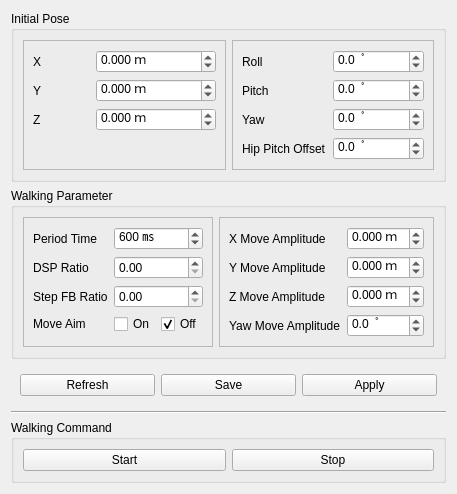
         <widget class="QWidget" name="tab_walking_module">
          <property name="enabled">
           <bool>true</bool>
          </property>
          <attribute name="title">
           <string>Walking</string>
          </attribute>
          <layout class="QVBoxLayout" name="verticalLayout_5">
           <item>
            <widget class="QGroupBox" name="groupBox_init_pose">
             <property name="title">
              <string>Initial Pose</string>
             </property>
             <layout class="QHBoxLayout" name="horizontalLayout_3">
              <item>
               <widget class="QFrame" name="frame_2">
                <property name="frameShape">
                 <enum>QFrame::StyledPanel</enum>
                </property>
                <property name="frameShadow">
                 <enum>QFrame::Raised</enum>
                </property>
                <layout class="QGridLayout" name="gridLayout_4">
                 <item row="2" column="1" colspan="2">
                  <widget class="QDoubleSpinBox" name="dSpinBox_init_offset_z">
                   <property name="suffix">
                    <string extracomment="m"> ｍ</string>
                   </property>
                   <property name="decimals">
                    <number>3</number>
                   </property>
                   <property name="minimum">
                    <double>-1.000000000000000</double>
                   </property>
                   <property name="maximum">
                    <double>1.000000000000000</double>
                   </property>
                   <property name="singleStep">
                    <double>0.001000000000000</double>
                   </property>
                   <property name="value">
                    <double>0.000000000000000</double>
                   </property>
                  </widget>
                 </item>
                 <item row="2" column="0">
                  <widget class="QLabel" name="label_13">
                   <property name="text">
                    <string>Z</string>
                   </property>
                  </widget>
                 </item>
                 <item row="0" column="1" colspan="2">
                  <widget class="QDoubleSpinBox" name="dSpinBox_init_offset_x">
                   <property name="suffix">
                    <string extracomment="m"> ｍ</string>
                   </property>
                   <property name="decimals">
                    <number>3</number>
                   </property>
                   <property name="minimum">
                    <double>-1.000000000000000</double>
                   </property>
                   <property name="maximum">
                    <double>1.000000000000000</double>
                   </property>
                   <property name="singleStep">
                    <double>0.001000000000000</double>
                   </property>
                   <property name="value">
                    <double>0.000000000000000</double>
                   </property>
                  </widget>
                 </item>
                 <item row="1" column="1" colspan="2">
                  <widget class="QDoubleSpinBox" name="dSpinBox_init_offset_y">
                   <property name="suffix">
                    <string extracomment="m"> ｍ</string>
                   </property>
                   <property name="decimals">
                    <number>3</number>
                   </property>
                   <property name="minimum">
                    <double>-1.000000000000000</double>
                   </property>
                   <property name="maximum">
                    <double>1.000000000000000</double>
                   </property>
                   <property name="singleStep">
                    <double>0.001000000000000</double>
                   </property>
                   <property name="value">
                    <double>0.000000000000000</double>
                   </property>
                  </widget>
                 </item>
                 <item row="0" column="0">
                  <widget class="QLabel" name="label_11">
                   <property name="text">
                    <string>X</string>
                   </property>
                  </widget>
                 </item>
                 <item row="1" column="0">
                  <widget class="QLabel" name="label_12">
                   <property name="text">
                    <string>Y</string>
                   </property>
                  </widget>
                 </item>
                 <item row="3" column="0">
                  <widget class="QLabel" name="label_34">
                   <property name="text">
                    <string/>
                   </property>
                  </widget>
                 </item>
                </layout>
               </widget>
              </item>
              <item>
               <widget class="QFrame" name="frame">
                <property name="frameShape">
                 <enum>QFrame::StyledPanel</enum>
                </property>
                <property name="frameShadow">
                 <enum>QFrame::Raised</enum>
                </property>
                <layout class="QGridLayout" name="gridLayout_8">
                 <item row="0" column="1" colspan="2">
                  <widget class="QDoubleSpinBox" name="dSpinBox_init_offset_roll">
                   <property name="suffix">
                    <string>  ﾟ</string>
                   </property>
                   <property name="decimals">
                    <number>1</number>
                   </property>
                   <property name="minimum">
                    <double>-180.000000000000000</double>
                   </property>
                   <property name="maximum">
                    <double>180.000000000000000</double>
                   </property>
                  </widget>
                 </item>
                 <item row="1" column="1" colspan="2">
                  <widget class="QDoubleSpinBox" name="dSpinBox_init_offset_pitch">
                   <property name="suffix">
                    <string>  ﾟ</string>
                   </property>
                   <property name="decimals">
                    <number>1</number>
                   </property>
                   <property name="minimum">
                    <double>-180.000000000000000</double>
                   </property>
                   <property name="maximum">
                    <double>180.000000000000000</double>
                   </property>
                  </widget>
                 </item>
                 <item row="0" column="0">
                  <widget class="QLabel" name="label_10">
                   <property name="text">
                    <string>Roll</string>
                   </property>
                  </widget>
                 </item>
                 <item row="2" column="0">
                  <widget class="QLabel" name="label_15">
                   <property name="text">
                    <string>Yaw</string>
                   </property>
                  </widget>
                 </item>
                 <item row="1" column="0">
                  <widget class="QLabel" name="label_14">
                   <property name="text">
                    <string>Pitch</string>
                   </property>
                  </widget>
                 </item>
                 <item row="2" column="1" colspan="2">
                  <widget class="QDoubleSpinBox" name="dSpinBox_init_offset_yaw">
                   <property name="suffix">
                    <string>  ﾟ</string>
                   </property>
                   <property name="decimals">
                    <number>1</number>
                   </property>
                   <property name="minimum">
                    <double>-180.000000000000000</double>
                   </property>
                   <property name="maximum">
                    <double>180.000000000000000</double>
                   </property>
                  </widget>
                 </item>
                 <item row="3" column="0">
                  <widget class="QLabel" name="label_33">
                   <property name="text">
                    <string>Hip Pitch Offset</string>
                   </property>
                  </widget>
                 </item>
                 <item row="3" column="1" colspan="2">
                  <widget class="QDoubleSpinBox" name="dSpinBox_hip_pitch_offset">
                   <property name="suffix">
                    <string>  ﾟ</string>
                   </property>
                   <property name="decimals">
                    <number>1</number>
                   </property>
                   <property name="minimum">
                    <double>-180.000000000000000</double>
                   </property>
                   <property name="maximum">
                    <double>180.000000000000000</double>
                   </property>
                   <property name="value">
                    <double>0.000000000000000</double>
                   </property>
                  </widget>
                 </item>
                </layout>
               </widget>
              </item>
             </layout>
            </widget>
           </item>
           <item>
            <widget class="QGroupBox" name="groupBox_walking_param">
             <property name="title">
              <string>Walking Parameter</string>
             </property>
             <layout class="QHBoxLayout" name="horizontalLayout_4">
              <item>
               <widget class="QFrame" name="frame_3">
                <property name="frameShape">
                 <enum>QFrame::StyledPanel</enum>
                </property>
                <property name="frameShadow">
                 <enum>QFrame::Raised</enum>
                </property>
                <layout class="QGridLayout" name="gridLayout_9">
                 <item row="0" column="0">
                  <widget class="QLabel" name="label_16">
                   <property name="text">
                    <string>Period Time</string>
                   </property>
                  </widget>
                 </item>
                 <item row="1" column="0">
                  <widget class="QLabel" name="label_18">
                   <property name="text">
                    <string>DSP Ratio</string>
                   </property>
                  </widget>
                 </item>
                 <item row="2" column="0">
                  <widget class="QLabel" name="label_19">
                   <property name="text">
                    <string>Step FB Ratio</string>
                   </property>
                  </widget>
                 </item>
                 <item row="3" column="0">
                  <widget class="QLabel" name="label_23">
                   <property name="text">
                    <string>Move Aim</string>
                   </property>
                  </widget>
                 </item>
                 <item row="3" column="1">
                  <widget class="QCheckBox" name="checkBox_move_aim_on">
                   <property name="text">
                    <string>On</string>
                   </property>
                   <attribute name="buttonGroup">
                    <string notr="true">buttonGroup_move_aim_on</string>
                   </attribute>
                  </widget>
                 </item>
                 <item row="3" column="2">
                  <widget class="QCheckBox" name="checkBox_move_aim_off">
                   <property name="text">
                    <string>Off</string>
                   </property>
                   <property name="checked">
                    <bool>true</bool>
                   </property>
                   <attribute name="buttonGroup">
                    <string notr="true">buttonGroup_move_aim_on</string>
                   </attribute>
                  </widget>
                 </item>
                 <item row="2" column="1" colspan="2">
                  <widget class="QDoubleSpinBox" name="dSpinBox_step_fb_ratio">
                   <property name="maximum">
                    <double>1.000000000000000</double>
                   </property>
                   <property name="singleStep">
                    <double>0.100000000000000</double>
                   </property>
                   <property name="value">
                    <double>0.000000000000000</double>
                   </property>
                  </widget>
                 </item>
                 <item row="1" column="1" colspan="2">
                  <widget class="QDoubleSpinBox" name="dSpinBox_dsp_ratio">
                   <property name="maximum">
                    <double>1.000000000000000</double>
                   </property>
                   <property name="singleStep">
                    <double>0.100000000000000</double>
                   </property>
                   <property name="value">
                    <double>0.000000000000000</double>
                   </property>
                  </widget>
                 </item>
                 <item row="0" column="1" colspan="2">
                  <widget class="QDoubleSpinBox" name="dSpinBox_period_time">
                   <property name="suffix">
                    <string> ㎳</string>
                   </property>
                   <property name="decimals">
                    <number>0</number>
                   </property>
                   <property name="maximum">
                    <double>5000.000000000000000</double>
                   </property>
                   <property name="singleStep">
                    <double>10.000000000000000</double>
                   </property>
                   <property name="value">
                    <double>600.000000000000000</double>
                   </property>
                  </widget>
                 </item>
                </layout>
               </widget>
              </item>
              <item>
               <widget class="QFrame" name="frame_4">
                <property name="frameShape">
                 <enum>QFrame::StyledPanel</enum>
                </property>
                <property name="frameShadow">
                 <enum>QFrame::Raised</enum>
                </property>
                <layout class="QGridLayout" name="gridLayout_10">
                 <item row="0" column="0">
                  <widget class="QLabel" name="label_17">
                   <property name="text">
                    <string>X Move Amplitude</string>
                   </property>
                  </widget>
                 </item>
                 <item row="2" column="0">
                  <widget class="QLabel" name="label_21">
                   <property name="text">
                    <string>Z Move Amplitude</string>
                   </property>
                  </widget>
                 </item>
                 <item row="1" column="0">
                  <widget class="QLabel" name="label_20">
                   <property name="text">
                    <string>Y Move Amplitude</string>
                   </property>
                  </widget>
                 </item>
                 <item row="0" column="1">
                  <widget class="QDoubleSpinBox" name="dSpinBox_x_move_amplitude">
                   <property name="suffix">
                    <string> ｍ</string>
                   </property>
                   <property name="decimals">
                    <number>3</number>
                   </property>
                   <property name="minimum">
                    <double>-1.000000000000000</double>
                   </property>
                   <property name="maximum">
                    <double>1.000000000000000</double>
                   </property>
                   <property name="singleStep">
                    <double>0.001000000000000</double>
                   </property>
                  </widget>
                 </item>
                 <item row="3" column="0">
                  <widget class="QLabel" name="label_22">
                   <property name="text">
                    <string>Yaw Move Amplitude</string>
                   </property>
                  </widget>
                 </item>
                 <item row="1" column="1">
                  <widget class="QDoubleSpinBox" name="dSpinBox_y_move_amplitude">
                   <property name="suffix">
                    <string> ｍ</string>
                   </property>
                   <property name="decimals">
                    <number>3</number>
                   </property>
                   <property name="minimum">
                    <double>-1.000000000000000</double>
                   </property>
                   <property name="maximum">
                    <double>1.000000000000000</double>
                   </property>
                   <property name="singleStep">
                    <double>0.001000000000000</double>
                   </property>
                  </widget>
                 </item>
                 <item row="2" column="1">
                  <widget class="QDoubleSpinBox" name="dSpinBox_z_move_amplitude">
                   <property name="suffix">
                    <string> ｍ</string>
                   </property>
                   <property name="decimals">
                    <number>3</number>
                   </property>
                   <property name="minimum">
                    <double>-1.000000000000000</double>
                   </property>
                   <property name="maximum">
                    <double>1.000000000000000</double>
                   </property>
                   <property name="singleStep">
                    <double>0.001000000000000</double>
                   </property>
                   <property name="value">
                    <double>0.000000000000000</double>
                   </property>
                  </widget>
                 </item>
                 <item row="3" column="1">
                  <widget class="QDoubleSpinBox" name="dSpinBox_a_move_amplitude">
                   <property name="suffix">
                    <string>  ﾟ</string>
                   </property>
                   <property name="decimals">
                    <number>1</number>
                   </property>
                   <property name="minimum">
                    <double>-180.000000000000000</double>
                   </property>
                   <property name="maximum">
                    <double>180.000000000000000</double>
                   </property>
                  </widget>
                 </item>
                </layout>
               </widget>
              </item>
             </layout>
            </widget>
           </item>
           <item>
            <widget class="QWidget" name="widget" native="true">
             <layout class="QHBoxLayout" name="horizontalLayout_7">
              <item>
               <widget class="QPushButton" name="button_param_refresh">
                <property name="text">
                 <string>Refresh</string>
                </property>
               </widget>
              </item>
              <item>
               <widget class="QPushButton" name="button_param_save">
                <property name="text">
                 <string>Save</string>
                </property>
               </widget>
              </item>
              <item>
               <widget class="QPushButton" name="button_param_apply">
                <property name="text">
                 <string>Apply</string>
                </property>
                <property name="shortcut">
                 <string>\</string>
                </property>
               </widget>
              </item>
             </layout>
            </widget>
           </item>
           <item>
            <widget class="Line" name="line_5">
             <property name="orientation">
              <enum>Qt::Horizontal</enum>
             </property>
            </widget>
           </item>
           <item>
            <widget class="QGroupBox" name="groupBox_walking_command">
             <property name="title">
              <string>Walking Command</string>
             </property>
             <layout class="QHBoxLayout" name="horizontalLayout">
              <item>
               <widget class="QPushButton" name="button_walking_start">
                <property name="text">
                 <string>Start</string>
                </property>
                <property name="shortcut">
                 <string>F12</string>
                </property>
               </widget>
              </item>
              <item>
               <widget class="QPushButton" name="button_walking_stop">
                <property name="text">
                 <string>Stop</string>
                </property>
                <property name="shortcut">
                 <string>Esc</string>
                </property>
               </widget>
              </item>
             </layout>
            </widget>
           </item>
          </layout>
         </widget>
